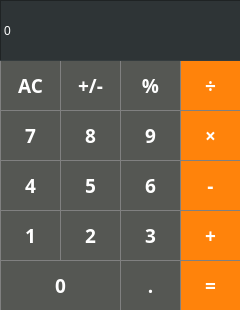
<?xml version="1.0" encoding="UTF-8"?>
<ui version="4.0">
 <class>MainWindow</class>
 <widget class="QMainWindow" name="MainWindow">
  <property name="geometry">
   <rect>
    <x>0</x>
    <y>0</y>
    <width>240</width>
    <height>310</height>
   </rect>
  </property>
  <property name="windowTitle">
   <string>Calculator</string>
  </property>
  <widget class="QWidget" name="centralwidget">
   <property name="styleSheet">
    <string notr="true"/>
   </property>
   <widget class="QPushButton" name="button_ac">
    <property name="geometry">
     <rect>
      <x>0</x>
      <y>60</y>
      <width>61</width>
      <height>51</height>
     </rect>
    </property>
    <property name="font">
     <font>
      <family>Santana-Black</family>
      <pointsize>14</pointsize>
      <weight>75</weight>
      <bold>true</bold>
     </font>
    </property>
    <property name="styleSheet">
     <string notr="true">QPushButton {
background-color: rgb(85, 87, 83);
color: white;
border: 1px solid gray;
}
QPushButton:pressed {
    background-color: rgb(97, 97, 97);
}</string>
    </property>
    <property name="text">
     <string>AC</string>
    </property>
    <property name="shortcut">
     <string>Del</string>
    </property>
   </widget>
   <widget class="QPushButton" name="PN_convert">
    <property name="geometry">
     <rect>
      <x>60</x>
      <y>60</y>
      <width>61</width>
      <height>51</height>
     </rect>
    </property>
    <property name="font">
     <font>
      <family>Santana-Black</family>
      <pointsize>14</pointsize>
      <weight>75</weight>
      <bold>true</bold>
     </font>
    </property>
    <property name="styleSheet">
     <string notr="true">QPushButton {
background-color: rgb(85, 87, 83);
color: white;
border: 1px solid gray;
}
QPushButton:pressed {
    background-color: rgb(97, 97, 97);
}</string>
    </property>
    <property name="text">
     <string>+/-</string>
    </property>
   </widget>
   <widget class="QPushButton" name="persent">
    <property name="geometry">
     <rect>
      <x>120</x>
      <y>60</y>
      <width>61</width>
      <height>51</height>
     </rect>
    </property>
    <property name="font">
     <font>
      <family>Santana-Black</family>
      <pointsize>14</pointsize>
      <weight>75</weight>
      <bold>true</bold>
     </font>
    </property>
    <property name="styleSheet">
     <string notr="true">QPushButton {
background-color: rgb(85, 87, 83);
color: white;
border: 1px solid gray;
}
QPushButton:pressed {
    background-color: rgb(97, 97, 97);
}</string>
    </property>
    <property name="text">
     <string>%</string>
    </property>
    <property name="shortcut">
     <string>%</string>
    </property>
   </widget>
   <widget class="QPushButton" name="divide">
    <property name="geometry">
     <rect>
      <x>180</x>
      <y>60</y>
      <width>61</width>
      <height>51</height>
     </rect>
    </property>
    <property name="font">
     <font>
      <family>Santana-Black</family>
      <pointsize>14</pointsize>
      <weight>75</weight>
      <bold>true</bold>
     </font>
    </property>
    <property name="styleSheet">
     <string notr="true">QPushButton {
    color: white;
    border: 1px solid gray;
    background-color: rgb(255, 131, 11);
}
QPushButton:pressed {
    background-color: rgb(255, 162, 70);
}</string>
    </property>
    <property name="text">
     <string>÷</string>
    </property>
    <property name="shortcut">
     <string>/</string>
    </property>
   </widget>
   <widget class="QPushButton" name="nu7">
    <property name="geometry">
     <rect>
      <x>0</x>
      <y>110</y>
      <width>61</width>
      <height>51</height>
     </rect>
    </property>
    <property name="font">
     <font>
      <family>Santana-Black</family>
      <pointsize>14</pointsize>
      <weight>75</weight>
      <bold>true</bold>
     </font>
    </property>
    <property name="styleSheet">
     <string notr="true">QPushButton {
background-color: rgb(85, 87, 83);
color: white;
border: 1px solid gray;
}
QPushButton:pressed {
    background-color: rgb(97, 97, 97);
}</string>
    </property>
    <property name="text">
     <string>7</string>
    </property>
    <property name="shortcut">
     <string>7</string>
    </property>
   </widget>
   <widget class="QPushButton" name="nu8">
    <property name="geometry">
     <rect>
      <x>60</x>
      <y>110</y>
      <width>61</width>
      <height>51</height>
     </rect>
    </property>
    <property name="font">
     <font>
      <family>Santana-Black</family>
      <pointsize>14</pointsize>
      <weight>75</weight>
      <bold>true</bold>
     </font>
    </property>
    <property name="styleSheet">
     <string notr="true">QPushButton {
background-color: rgb(85, 87, 83);
color: white;
border: 1px solid gray;
}
QPushButton:pressed {
    background-color: rgb(97, 97, 97);
}</string>
    </property>
    <property name="text">
     <string>8</string>
    </property>
    <property name="shortcut">
     <string>8</string>
    </property>
   </widget>
   <widget class="QPushButton" name="nu9">
    <property name="geometry">
     <rect>
      <x>120</x>
      <y>110</y>
      <width>61</width>
      <height>51</height>
     </rect>
    </property>
    <property name="font">
     <font>
      <family>Santana-Black</family>
      <pointsize>14</pointsize>
      <weight>75</weight>
      <bold>true</bold>
     </font>
    </property>
    <property name="styleSheet">
     <string notr="true">QPushButton {
background-color: rgb(85, 87, 83);
color: white;
border: 1px solid gray;
}
QPushButton:pressed {
    background-color: rgb(97, 97, 97);
}</string>
    </property>
    <property name="text">
     <string>9</string>
    </property>
    <property name="shortcut">
     <string>9</string>
    </property>
   </widget>
   <widget class="QPushButton" name="multiply">
    <property name="geometry">
     <rect>
      <x>180</x>
      <y>110</y>
      <width>61</width>
      <height>51</height>
     </rect>
    </property>
    <property name="font">
     <font>
      <family>Santana-Black</family>
      <pointsize>14</pointsize>
      <weight>75</weight>
      <bold>true</bold>
     </font>
    </property>
    <property name="styleSheet">
     <string notr="true">QPushButton {
    color: white;
    border: 1px solid gray;
    background-color: rgb(255, 131, 11);
}
QPushButton:pressed {
    background-color: rgb(255, 162, 70);
}</string>
    </property>
    <property name="text">
     <string>×</string>
    </property>
    <property name="shortcut">
     <string>*</string>
    </property>
   </widget>
   <widget class="QPushButton" name="nu4">
    <property name="geometry">
     <rect>
      <x>0</x>
      <y>160</y>
      <width>61</width>
      <height>51</height>
     </rect>
    </property>
    <property name="font">
     <font>
      <family>Santana-Black</family>
      <pointsize>14</pointsize>
      <weight>75</weight>
      <bold>true</bold>
     </font>
    </property>
    <property name="styleSheet">
     <string notr="true">QPushButton {
background-color: rgb(85, 87, 83);
color: white;
border: 1px solid gray;
}
QPushButton:pressed {
    background-color: rgb(97, 97, 97);
}</string>
    </property>
    <property name="text">
     <string>4</string>
    </property>
    <property name="shortcut">
     <string>4</string>
    </property>
   </widget>
   <widget class="QPushButton" name="nu5">
    <property name="geometry">
     <rect>
      <x>60</x>
      <y>160</y>
      <width>61</width>
      <height>51</height>
     </rect>
    </property>
    <property name="font">
     <font>
      <family>Santana-Black</family>
      <pointsize>14</pointsize>
      <weight>75</weight>
      <bold>true</bold>
     </font>
    </property>
    <property name="styleSheet">
     <string notr="true">QPushButton {
background-color: rgb(85, 87, 83);
color: white;
border: 1px solid gray;
}
QPushButton:pressed {
    background-color: rgb(97, 97, 97);
}</string>
    </property>
    <property name="text">
     <string>5</string>
    </property>
    <property name="shortcut">
     <string>5</string>
    </property>
   </widget>
   <widget class="QPushButton" name="nu6">
    <property name="geometry">
     <rect>
      <x>120</x>
      <y>160</y>
      <width>61</width>
      <height>51</height>
     </rect>
    </property>
    <property name="font">
     <font>
      <family>Santana-Black</family>
      <pointsize>14</pointsize>
      <weight>75</weight>
      <bold>true</bold>
     </font>
    </property>
    <property name="styleSheet">
     <string notr="true">QPushButton {
background-color: rgb(85, 87, 83);
color: white;
border: 1px solid gray;
}
QPushButton:pressed {
    background-color: rgb(97, 97, 97);
}</string>
    </property>
    <property name="text">
     <string>6</string>
    </property>
    <property name="shortcut">
     <string>6</string>
    </property>
   </widget>
   <widget class="QPushButton" name="subtract">
    <property name="geometry">
     <rect>
      <x>180</x>
      <y>160</y>
      <width>61</width>
      <height>51</height>
     </rect>
    </property>
    <property name="font">
     <font>
      <family>Santana-Black</family>
      <pointsize>14</pointsize>
      <weight>75</weight>
      <bold>true</bold>
     </font>
    </property>
    <property name="styleSheet">
     <string notr="true">QPushButton {
    color: white;
    border: 1px solid gray;
    background-color: rgb(255, 131, 11);
}
QPushButton:pressed {
    background-color: rgb(255, 162, 70);
}</string>
    </property>
    <property name="text">
     <string>-</string>
    </property>
    <property name="shortcut">
     <string>-</string>
    </property>
   </widget>
   <widget class="QPushButton" name="nu1">
    <property name="geometry">
     <rect>
      <x>0</x>
      <y>210</y>
      <width>61</width>
      <height>51</height>
     </rect>
    </property>
    <property name="font">
     <font>
      <family>Santana-Black</family>
      <pointsize>14</pointsize>
      <weight>75</weight>
      <bold>true</bold>
     </font>
    </property>
    <property name="styleSheet">
     <string notr="true">QPushButton {
background-color: rgb(85, 87, 83);
color: white;
border: 1px solid gray;
}
QPushButton:pressed {
    background-color: rgb(97, 97, 97);
}</string>
    </property>
    <property name="text">
     <string>1</string>
    </property>
    <property name="shortcut">
     <string>1</string>
    </property>
   </widget>
   <widget class="QPushButton" name="nu2">
    <property name="geometry">
     <rect>
      <x>60</x>
      <y>210</y>
      <width>61</width>
      <height>51</height>
     </rect>
    </property>
    <property name="font">
     <font>
      <family>Santana-Black</family>
      <pointsize>14</pointsize>
      <weight>75</weight>
      <bold>true</bold>
     </font>
    </property>
    <property name="styleSheet">
     <string notr="true">QPushButton {
background-color: rgb(85, 87, 83);
color: white;
border: 1px solid gray;
}
QPushButton:pressed {
    background-color: rgb(97, 97, 97);
}</string>
    </property>
    <property name="text">
     <string>2</string>
    </property>
    <property name="shortcut">
     <string>2</string>
    </property>
   </widget>
   <widget class="QPushButton" name="nu3">
    <property name="geometry">
     <rect>
      <x>120</x>
      <y>210</y>
      <width>61</width>
      <height>51</height>
     </rect>
    </property>
    <property name="font">
     <font>
      <family>Santana-Black</family>
      <pointsize>14</pointsize>
      <weight>75</weight>
      <bold>true</bold>
     </font>
    </property>
    <property name="styleSheet">
     <string notr="true">QPushButton {
background-color: rgb(85, 87, 83);
color: white;
border: 1px solid gray;
}
QPushButton:pressed {
    background-color: rgb(97, 97, 97);
}</string>
    </property>
    <property name="text">
     <string>3</string>
    </property>
    <property name="shortcut">
     <string>3</string>
    </property>
   </widget>
   <widget class="QPushButton" name="plus">
    <property name="geometry">
     <rect>
      <x>180</x>
      <y>210</y>
      <width>61</width>
      <height>51</height>
     </rect>
    </property>
    <property name="font">
     <font>
      <family>Santana-Black</family>
      <pointsize>14</pointsize>
      <weight>75</weight>
      <bold>true</bold>
     </font>
    </property>
    <property name="styleSheet">
     <string notr="true">QPushButton {
    color: white;
    border: 1px solid gray;
    background-color: rgb(255, 131, 11);
}
QPushButton:pressed {
    background-color: rgb(255, 162, 70);
}</string>
    </property>
    <property name="text">
     <string>+</string>
    </property>
    <property name="shortcut">
     <string>+</string>
    </property>
   </widget>
   <widget class="QPushButton" name="nu0">
    <property name="geometry">
     <rect>
      <x>0</x>
      <y>260</y>
      <width>121</width>
      <height>51</height>
     </rect>
    </property>
    <property name="font">
     <font>
      <family>Santana-Black</family>
      <pointsize>14</pointsize>
      <weight>75</weight>
      <bold>true</bold>
     </font>
    </property>
    <property name="styleSheet">
     <string notr="true">QPushButton {
background-color: rgb(85, 87, 83);
color: white;
border: 1px solid gray;
}
QPushButton:pressed {
    background-color: rgb(97, 97, 97);
}</string>
    </property>
    <property name="text">
     <string>0</string>
    </property>
    <property name="shortcut">
     <string>0</string>
    </property>
   </widget>
   <widget class="QPushButton" name="decimal">
    <property name="geometry">
     <rect>
      <x>120</x>
      <y>260</y>
      <width>61</width>
      <height>51</height>
     </rect>
    </property>
    <property name="font">
     <font>
      <family>Santana-Black</family>
      <pointsize>14</pointsize>
      <weight>75</weight>
      <bold>true</bold>
     </font>
    </property>
    <property name="styleSheet">
     <string notr="true">QPushButton {
background-color: rgb(85, 87, 83);
color: white;
border: 1px solid gray;
}
QPushButton:pressed {
    background-color: rgb(97, 97, 97);
}</string>
    </property>
    <property name="text">
     <string>.</string>
    </property>
    <property name="shortcut">
     <string>.</string>
    </property>
   </widget>
   <widget class="QPushButton" name="equal">
    <property name="geometry">
     <rect>
      <x>180</x>
      <y>260</y>
      <width>61</width>
      <height>51</height>
     </rect>
    </property>
    <property name="font">
     <font>
      <family>Santana-Black</family>
      <pointsize>14</pointsize>
      <weight>75</weight>
      <bold>true</bold>
     </font>
    </property>
    <property name="styleSheet">
     <string notr="true">QPushButton {
    color: white;
    border: 1px solid gray;
    background-color: rgb(255, 131, 11);
}
QPushButton:pressed {
    background-color: rgb(255, 162, 70);
}</string>
    </property>
    <property name="text">
     <string>=</string>
    </property>
    <property name="shortcut">
     <string>=</string>
    </property>
   </widget>
   <widget class="QLabel" name="output">
    <property name="geometry">
     <rect>
      <x>0</x>
      <y>0</y>
      <width>241</width>
      <height>61</height>
     </rect>
    </property>
    <property name="cursor">
     <cursorShape>ArrowCursor</cursorShape>
    </property>
    <property name="styleSheet">
     <string notr="true">qproperty-alignment: 'AlignVCenter | AlignRight';
font: 75 18pt &quot;Sans&quot;;
background-color: rgb(46, 52, 54);
color: white;</string>
    </property>
    <property name="frameShape">
     <enum>QFrame::Panel</enum>
    </property>
    <property name="frameShadow">
     <enum>QFrame::Sunken</enum>
    </property>
    <property name="text">
     <string>0</string>
    </property>
   </widget>
  </widget>
 </widget>
 <resources/>
 <connections/>
</ui>
